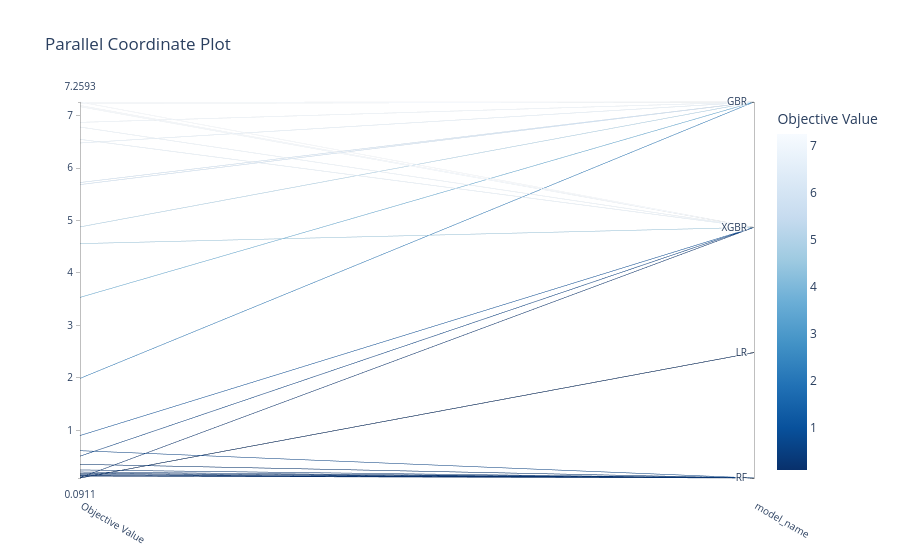

This figure's notebook cell:
### Code cell
optuna.visualization.plot_parallel_coordinate(study,params=['model_name'])
